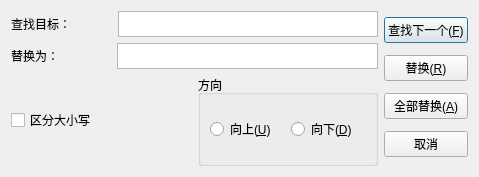
<?xml version="1.0" encoding="UTF-8"?>
<ui version="4.0">
 <class>RepalceDialog</class>
 <widget class="QDialog" name="RepalceDialog">
  <property name="geometry">
   <rect>
    <x>0</x>
    <y>0</y>
    <width>479</width>
    <height>177</height>
   </rect>
  </property>
  <property name="maximumSize">
   <size>
    <width>479</width>
    <height>177</height>
   </size>
  </property>
  <property name="windowTitle">
   <string>替换</string>
  </property>
  <layout class="QHBoxLayout" name="horizontalLayout_6">
   <item>
    <layout class="QHBoxLayout" name="horizontalLayout_5">
     <item>
      <layout class="QVBoxLayout" name="verticalLayout_3">
       <item>
        <layout class="QVBoxLayout" name="verticalLayout_2">
         <item>
          <layout class="QHBoxLayout" name="horizontalLayout_3">
           <property name="spacing">
            <number>7</number>
           </property>
           <property name="topMargin">
            <number>0</number>
           </property>
           <item>
            <widget class="QLabel" name="label">
             <property name="sizePolicy">
              <sizepolicy hsizetype="Fixed" vsizetype="Preferred">
               <horstretch>0</horstretch>
               <verstretch>0</verstretch>
              </sizepolicy>
             </property>
             <property name="minimumSize">
              <size>
               <width>100</width>
               <height>0</height>
              </size>
             </property>
             <property name="maximumSize">
              <size>
               <width>100</width>
               <height>16777215</height>
              </size>
             </property>
             <property name="text">
              <string>查找目标：</string>
             </property>
            </widget>
           </item>
           <item>
            <widget class="QTextEdit" name="searchText">
             <property name="sizePolicy">
              <sizepolicy hsizetype="Expanding" vsizetype="MinimumExpanding">
               <horstretch>0</horstretch>
               <verstretch>0</verstretch>
              </sizepolicy>
             </property>
             <property name="maximumSize">
              <size>
               <width>16777215</width>
               <height>26</height>
              </size>
             </property>
            </widget>
           </item>
          </layout>
         </item>
         <item>
          <layout class="QHBoxLayout" name="horizontalLayout_4">
           <item>
            <widget class="QLabel" name="label_2">
             <property name="sizePolicy">
              <sizepolicy hsizetype="Fixed" vsizetype="Preferred">
               <horstretch>0</horstretch>
               <verstretch>0</verstretch>
              </sizepolicy>
             </property>
             <property name="minimumSize">
              <size>
               <width>100</width>
               <height>0</height>
              </size>
             </property>
             <property name="maximumSize">
              <size>
               <width>100</width>
               <height>16777215</height>
              </size>
             </property>
             <property name="text">
              <string>替换为：</string>
             </property>
            </widget>
           </item>
           <item>
            <widget class="QTextEdit" name="replaceText">
             <property name="sizePolicy">
              <sizepolicy hsizetype="Expanding" vsizetype="Fixed">
               <horstretch>0</horstretch>
               <verstretch>0</verstretch>
              </sizepolicy>
             </property>
             <property name="maximumSize">
              <size>
               <width>16777215</width>
               <height>26</height>
              </size>
             </property>
            </widget>
           </item>
          </layout>
         </item>
        </layout>
       </item>
       <item>
        <layout class="QHBoxLayout" name="horizontalLayout">
         <item>
          <widget class="QCheckBox" name="cbCaseSensitive">
           <property name="text">
            <string>区分大小写</string>
           </property>
          </widget>
         </item>
         <item>
          <widget class="QGroupBox" name="groupBox">
           <property name="title">
            <string>方向</string>
           </property>
           <layout class="QHBoxLayout" name="horizontalLayout_2">
            <item>
             <widget class="QRadioButton" name="rbUp">
              <property name="text">
               <string>向上(&amp;U)</string>
              </property>
             </widget>
            </item>
            <item>
             <widget class="QRadioButton" name="rpDown">
              <property name="text">
               <string>向下(&amp;D)</string>
              </property>
             </widget>
            </item>
           </layout>
          </widget>
         </item>
        </layout>
       </item>
      </layout>
     </item>
     <item>
      <layout class="QVBoxLayout" name="verticalLayout">
       <item>
        <widget class="QPushButton" name="btFindNext">
         <property name="text">
          <string>查找下一个(&amp;F)</string>
         </property>
        </widget>
       </item>
       <item>
        <widget class="QPushButton" name="btReplace">
         <property name="text">
          <string>替换(&amp;R)</string>
         </property>
        </widget>
       </item>
       <item>
        <widget class="QPushButton" name="btReplaceAll">
         <property name="text">
          <string>全部替换(&amp;A)</string>
         </property>
        </widget>
       </item>
       <item>
        <widget class="QPushButton" name="btCancel">
         <property name="text">
          <string>取消</string>
         </property>
        </widget>
       </item>
      </layout>
     </item>
    </layout>
   </item>
  </layout>
 </widget>
 <resources/>
 <connections/>
</ui>
